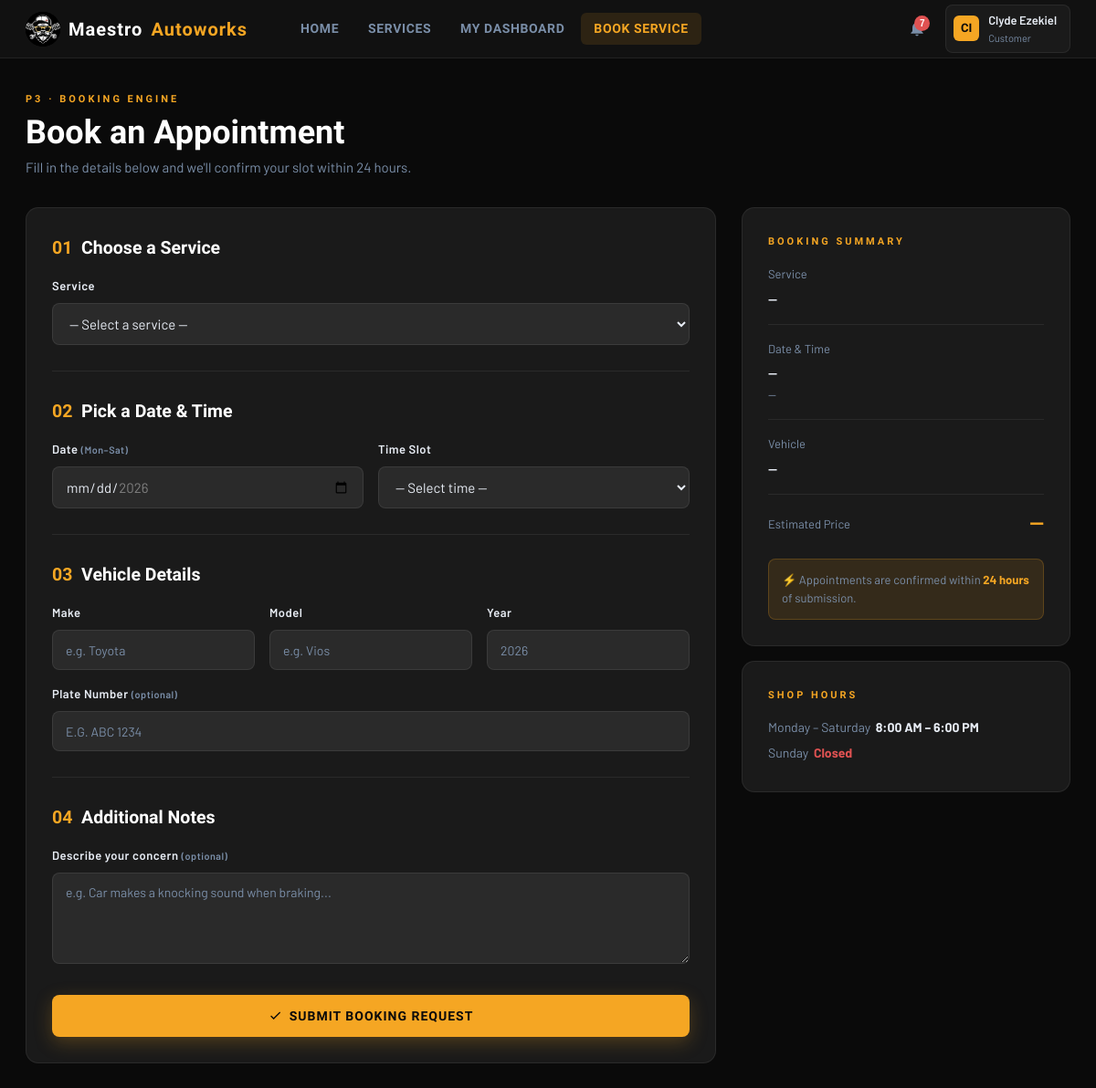
The app's page /book.php (signed in) with its own data.
### tables this page shows
CREATE TABLE `users` (
  `id` int(11) NOT NULL,
  `first_name` varchar(100) NOT NULL,
  `last_name` varchar(100) NOT NULL,
  `username` varchar(100) NOT NULL,
  `email` varchar(150) NOT NULL,
  `password` varchar(255) NOT NULL,
  `role` enum('customer','admin') NOT NULL DEFAULT 'customer',
  `phone` varchar(30) DEFAULT NULL,
  `created_at` timestamp NOT NULL DEFAULT current_timestamp()
);

### book.php (the view, shortened to what this page needs)
<?php
require 'db.php';
require 'partials/header.php';
$old     = $_SESSION['book_old']   ?? [];
$today     = date('Y-m-d');
$maxDate   = date('Y-m-d', strtotime('+60 days'));
?>
<main class="page-shell">
    <div class="page-header">
        <div class="page-label">P3 · Booking Engine</div>
        <div class="page-title">Book an Appointment</div>
        <div class="page-sub">Fill in the details below and we'll confirm your slot within 24 hours.</div>
    </div>
    <div style="display:grid;grid-template-columns:1fr 360px;gap:28px;align-items:start;">
        <div class="card">
            <form action="book_process.php" method="POST" id="bookForm">
                <div style="margin-bottom:28px;">
                    <div class="section-title" style="margin-bottom:16px;">
                        <span style="color:var(--yellow);">01</span> &nbsp;Choose a Service
                    </div>
                    <div class="form-group">
                        <label for="service_id">Service</label>
                        <select name="service_id" id="service_id" required>
                            <option value="">— Select a service —</option>
                        </select>
                    </div>
                </div>
                <hr style="border:none;border-top:1px solid var(--border-sub);margin-bottom:28px;">
                <div style="margin-bottom:28px;">
                    <div class="section-title" style="margin-bottom:16px;">
                        <span style="color:var(--yellow);">02</span> &nbsp;Pick a Date &amp; Time
                    </div>
                    <div class="form-row-2">
                        <div class="form-group" style="margin-bottom:0;">
                            <label for="appt_date">Date <small style="color:var(--muted);">(Mon–Sat)</small></label>
                            <input type="date" name="appt_date" id="appt_date"
                                   min="<?= $today ?>" max="<?= $maxDate ?>"
                                   value="<?= htmlspecialchars($old['appt_date'] ?? '') ?>" required>
                        </div>
                        <div class="form-group" style="margin-bottom:0;">
                            <label for="appt_time">Time Slot</label>
                            <select name="appt_time" id="appt_time" required>
                                <option value="">— Select time —</option>
                            </select>
                        </div>
                    </div>
                </div>
                <hr style="border:none;border-top:1px solid var(--border-sub);margin-bottom:28px;">
                <div style="margin-bottom:28px;">
                    <div class="section-title" style="margin-bottom:16px;">
                        <span style="color:var(--yellow);">03</span> &nbsp;Vehicle Details
                    </div>
                    <div class="form-row-3">
                        <div class="form-group" style="margin-bottom:0;">
                            <label>Make</label>
                            <input type="text" name="vehicle_make" placeholder="e.g. Toyota"
                                   value="<?= htmlspecialchars($old['vehicle_make'] ?? '') ?>" required>
                        </div>
                        <div class="form-group" style="margin-bottom:0;">
                            <label>Model</label>
                            <input type="text" name="vehicle_model" placeholder="e.g. Vios"
                                   value="<?= htmlspecialchars($old['vehicle_model'] ?? '') ?>" required>
                        </div>
                        <div class="form-group" style="margin-bottom:0;">
                            <label>Year</label>
                            <input type="number" name="vehicle_year" placeholder="<?= date('Y') ?>"
                                   min="1960" max="<?= date('Y')+1 ?>"
                                   value="<?= htmlspecialchars($old['vehicle_year'] ?? '') ?>">
                        </div>
                    </div>
                    <div class="form-group" style="margin-top:16px;margin-bottom:0;">
                        <label>Plate Number <small style="color:var(--muted);">(optional)</small></label>
                        <input type="text" name="plate_no" placeholder="e.g. ABC 1234"
                               value="<?= htmlspecialchars($old['plate_no'] ?? '') ?>"
                               style="text-transform:uppercase;">
                    </div>
                </div>
                <hr style="border:none;border-top:1px solid var(--border-sub);margin-bottom:28px;">
                <div style="margin-bottom:28px;">
                    <div class="section-title" style="margin-bottom:16px;">
                        <span style="color:var(--yellow);">04</span> &nbsp;Additional Notes
                    </div>
                    <div class="form-group" style="margin-bottom:0;">
                        <label for="notes">Describe your concern <small style="color:var(--muted);">(optional)</small></label>
                        <textarea name="notes" id="notes" placeholder="e.g. Car makes a knocking sound when braking..."><?= htmlspecialchars($old['notes'] ?? '') ?></textarea>
                    </div>
                </div>
                <button type="submit" class="btn btn-primary" style="width:100%;justify-content:center;padding:15px;">
                    <svg viewBox="0 0 24 24"><path d="M9 16.17L4.83 12l-1.42 1.41L9 19 21 7l-1.41-1.41z"/></svg>
                    Submit Booking Request
                </button>
            </form>
        </div>
        <div>
            <div class="card" id="summaryCard">
                <div class="page-label" style="margin-bottom:16px;">Booking Summary</div>
                <div id="summaryService" style="margin-bottom:16px;padding-bottom:16px;border-bottom:1px solid var(--border-sub);">
                    <div style="font-size:13px;color:var(--muted);">Service</div>
                    <div id="sumSvc" style="color:var(--text);font-weight:600;margin-top:4px;">—</div>
                </div>
                <div style="margin-bottom:16px;padding-bottom:16px;border-bottom:1px solid var(--border-sub);">
                    <div style="font-size:13px;color:var(--muted);">Date &amp; Time</div>
                    <div id="sumDate" style="color:var(--text);font-weight:600;margin-top:4px;">—</div>
                    <div id="sumTime" style="color:var(--muted);font-size:13px;margin-top:2px;">—</div>
                </div>
                <div style="margin-bottom:16px;padding-bottom:16px;border-bottom:1px solid var(--border-sub);">
                    <div style="font-size:13px;color:var(--muted);">Vehicle</div>
                    <div id="sumVehicle" style="color:var(--text);font-weight:600;margin-top:4px;">—</div>
                </div>
                <div style="display:flex;justify-content:space-between;align-items:center;">
                    <span style="font-size:13px;color:var(--muted);">Estimated Price</span>
                    <span id="sumPrice" style="font-family:'Barlow Condensed',sans-serif;font-size:1.4rem;font-weight:800;color:var(--yellow);">—</span>
                </div>
                <div style="margin-top:20px;padding:12px 14px;background:var(--yellow-lt);border:1px solid var(--border);border-radius:8px;font-size:13px;color:var(--muted);line-height:1.6;">
                    ⚡ Appointments are confirmed within <strong style="color:var(--yellow);">24 hours</strong> of submission.
                </div>
            </div>
            <div class="card" style="margin-top:16px;">
                <div class="page-label" style="margin-bottom:12px;">Shop Hours</div>
                <div style="font-size:14px;color:var(--muted);line-height:2;">
                    Monday – Saturday &nbsp;<strong style="color:var(--text);">8:00 AM – 6:00 PM</strong><br>
                    Sunday &nbsp;<strong style="color:var(--danger);">Closed</strong>
                </div>
            </div>
        </div>
    </div>
</main>
<?php require 'partials/footer.php'; ?>

### partials/header.php (shortened to what this page needs)
<?php
$currentUser = $pdo->prepare("SELECT id, first_name, last_name, username, role FROM users WHERE id = ?");
$currentUser->execute([$_SESSION['user_id']]);
$me = $currentUser->fetch();
$unreadStmt = $pdo->prepare("SELECT COUNT(*) FROM notifications WHERE user_id = ? AND is_read = 0");
$unreadStmt->execute([$me['id']]);
$unreadCount = (int)$unreadStmt->fetchColumn();
$initials = strtoupper(substr($me['first_name'],0,1) . substr($me['last_name'],0,1));
$isAdmin  = ($me['role'] === 'admin');
$currentPage = basename($_SERVER['PHP_SELF'], '.php');
?>
<!DOCTYPE html>
<html lang="en">
<head>
    <link rel="stylesheet" href="app.css">
</head>
<body>
<div class="app-body">
<header class="topbar">
    <a href="<?= $isAdmin ? 'admin_dashboard.php' : 'dashboard.php' ?>" class="topbar-logo">
        <div class="logo-badge">
            <img src="logo.png" alt="Maestro Autoworks Logo">
        </div>
        Maestro<span style="color:var(--yellow)">Autoworks</span>
    </a>
    <nav class="topbar-nav">
        <?php if ($isAdmin): ?>
            <a href="admin_dashboard.php"    class="<?= $currentPage==='admin_dashboard'    ?'active':'' ?>">Dashboard</a>
            <a href="admin_appointments.php" class="<?= $currentPage==='admin_appointments' ?'active':'' ?>">Appointments</a>
            <a href="admin_services.php"     class="<?= $currentPage==='admin_services'     ?'active':'' ?>">Services</a>
            <a href="admin_reports.php"      class="<?= $currentPage==='admin_reports'      ?'active':'' ?>">Reports</a>
            <a href="admin_pms.php"          class="<?= $currentPage==='admin_pms'          ?'active':'' ?>">Repair Tracker</a>
        <?php else: ?>
            <a href="home.php"      class="<?= $currentPage==='home'      ?'active':'' ?>">Home</a>
            <a href="services.php"  class="<?= $currentPage==='services'  ?'active':'' ?>">Services</a>
            <a href="dashboard.php" class="<?= $currentPage==='dashboard' ?'active':'' ?>">My Dashboard</a>
            <a href="book.php"      class="<?= $currentPage==='book'      ?'active':'' ?>">Book Service</a>
        <?php endif; ?>
    </nav>
    <div class="topbar-right">
        <div style="position:relative;">
            <button class="notif-btn" id="notifBtn" aria-label="Notifications">
                <?php if ($unreadCount > 0): ?>
                    <span class="notif-badge"><?= $unreadCount > 9 ? '9+' : $unreadCount ?></span>
                <?php endif; ?>
            </button>
        </div>
        <div style="position:relative;">
            <div class="user-chip" id="userChip">
                <div class="user-avatar"><?= $initials ?></div>
                <div>
                    <div class="user-name"><?= htmlspecialchars($me['first_name']) ?></div>
                    <div class="user-role"><?= ucfirst($me['role']) ?></div>
                </div>
            </div>
        </div>
    </div>
</header>

### records on screen
users: initials "CI", first_name "Clyde Ezekiel", role "Customer"

### other values on screen
$unreadCount "7"
